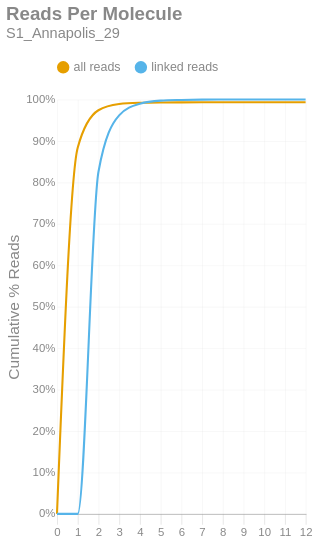

The notebook cell this image was saved under:
### Markdown cell above
### Reads per Molecule
This chart shows the cumulative distribution of the number of reads per linked molecule. That is, how many alignments are associated with a unique molecule. This excludes the number of reads associated with invalid or absent linked-read barcodes. The `linked` histogram is the percentages recalculated when disregarding singletons.

### Code cell
if SKIPLR:
    print_html(f"Skipped")
else:
    counts = np.bincount(valids['reads'].cast(pl.Int64).to_numpy())
    weighted = counts * np.arange(len(counts))
    all_perc = weighted / n_reads
    linked_perc = weighted / n_linked_reads
    linked_perc[1] = 0
    binned_df = pl.DataFrame({
        'readsper': list(range(len(counts))),
        'all reads (cumsum)': np.cumsum(all_perc).tolist(),
        'linked reads (cumsum)': np.cumsum(linked_perc).tolist(),
    })

    with SafeRender(binned_df):
        (
            density_plot(binned_df, 'Reads Per Molecule', samplename, 'readspmol')
            .encode(
                x=alt.X('readsper:O', title=None).axis(labelAngle=0).scale(padding=0),
                y=alt.Y('value:Q', title='Cumulative % Reads').axis(format='%').stack(False),
                color=alt.Color("key:N").scale(domain=["all reads", "linked reads"]),
                tooltip=[
                    alt.Tooltip("key:N", title="Data Type"),
                    alt.Tooltip("readsper:O", title="Reads Per Molecule"),
                    alt.Tooltip("value:Q", format=".2%", title="% Reads (Cum.)")
                ]            
            )
        ).display()

### Figure 1 — Vega-Lite specification as saved in the notebook (floating-point values rounded to 4 significant figures)
{"width": "container", "height": 400, "config": {"title": {"anchor": "start", "dy": -15, "fontSize": 18, "color": "#888888", "subtitleColor": "#888888", "subtitleFontSize": 14}, "arc": {"fill": "#0072B2"}, "axis": {"domainColor": "#888888", "domainWidth": 0.5, "gridWidth": 0.2, "grid": false, "titleFontWeight": 400, "titleFontSize": 15, "labelFontSize": 11, "labelColor": "#888888", "tickColor": "#888888", "tickWidth": 0.2, "titleColor": "#888888"}, "axisBand": {"grid": false}, "axisX": {"grid": true, "tickSize": 10, "domainCap": "round"}, "axisY": {"domain": false, "grid": true, "tickSize": 0, "domainCap": "round"}, "background": "transparent", "header": {"labelFontSize": 15, "labelColor": "#888888", "titleFontSize": 15, "titleFontWeight": 600, "titleColor": "#888888"}, "legend": {"labelFont": "sans-serif", "labelFontSize": 12, "labelColor": "#888888", "symbolSize": 100, "symbolType": "circle", "titleFontSize": 12, "titlePadding": 10, "titleColor": "#888888", "title": null, "orient": "top"}, "range": {"category": ["#E69F00", "#56B4E9", "#009E73", "#F0E442", "#0072B2", "#D55E00", "#CC79A7", "#000000"], "diverging": ["#cfe8f3", "#a2d4ec", "#73bfe2", "#46abdb", "#1696d2", "#12719e"]}, "area": {"fill": "#0072B2", "fillOpacity": 0.7, "line": true, "strokeOpacity": 0.7}, "line": {"color": "#0072B2", "stroke": "#0072B2", "strokeWidth": 2}, "trail": {"color": "#0072B2", "stroke": "#0072B2", "strokeWidth": 0, "size": 1}, "point": {"filled": true, "fillOpacity": 1.0, "size": 95}, "text": {"color": "#888888", "fontSize": 11, "align": "right", "fontWeight": 400, "size": 11}, "bar": {"fill": "#0072B2", "stroke": null}, "view": {"stroke": null, "continuousWidth": 660, "continuousHeight": 400}}, "data": {"name": "data-c506cefb0fe721cea0a6b08e4b6c9e4d"}, "mark": {"type": "line", "interpolate": "monotone", "point": {"opacity": 0, "size": 275}}, "encoding": {"color": {"field": "key", "scale": {"domain": ["all reads", "linked reads"]}, "type": "nominal"}, "tooltip": [{"field": "key", "title": "Data Type", "type": "nominal"}, {"field": "readsper", "title": "Reads Per Molecule", "type": "ordinal"}, {"field": "value", "format": ".2%", "title": "% Reads (Cum.)", "type": "quantitative"}], "x": {"axis": {"labelAngle": 0}, "field": "readsper", "scale": {"padding": 0}, "title": null, "type": "ordinal"}, "y": {"axis": {"format": "%"}, "field": "value", "stack": false, "title": "Cumulative % Reads", "type": "quantitative"}}, "params": [{"name": "param_c36ac31b6afebe62", "select": {"type": "point", "fields": ["key"]}, "bind": "legend"}], "title": {"text": "Reads Per Molecule", "subtitle": "S1_Annapolis_29"}, "transform": [{"fold": ["all reads (cumsum)", "linked reads (cumsum)"]}, {"calculate": "replace(datum.key, ' (cumsum)', '')", "as": "key"}, {"filter": {"param": "param_c36ac31b6afebe62"}}], "usermeta": {"embedOptions": {"downloadFileName": "S1_Annapolis_29.readspmol"}}, "$schema": "https://vega.github.io/schema/vega-lite/v6.1.0.json", "datasets": {"data-c506cefb0fe721cea0a6b08e4b6c9e4d": [{"readsper": 0, "all reads (cumsum)": 0.0, "linked reads (cumsum)": 0.0}, {"readsper": 1, "all reads (cumsum)": 0.8836, "linked reads (cumsum)": 0.0}, {"readsper": 2, "all reads (cumsum)": 0.9739, "linked reads (cumsum)": 0.8249}, {"readsper": 3, "all reads (cumsum)": 0.9889, "linked reads (cumsum)": 0.9616}, {"readsper": 4, "all reads (cumsum)": 0.992, "linked reads (cumsum)": 0.9897}, {"readsper": 5, "all reads (cumsum)": 0.9928, "linked reads (cumsum)": 0.9972}, {"readsper": 6, "all reads (cumsum)": 0.993, "linked reads (cumsum)": 0.9988}, {"readsper": 7, "all reads (cumsum)": 0.993, "linked reads (cumsum)": 0.9996}, {"readsper": 8, "all reads (cumsum)": 0.9931, "linked reads (cumsum)": 0.9999}, {"readsper": 9, "all reads (cumsum)": 0.9931, "linked reads (cumsum)": 1.0}, {"readsper": 10, "all reads (cumsum)": 0.9931, "linked reads (cumsum)": 1.0}, {"readsper": 11, "all reads (cumsum)": 0.9931, "linked reads (cumsum)": 1.0}, {"readsper": 12, "all reads (cumsum)": 0.9931, "linked reads (cumsum)": 1.0}]}}
